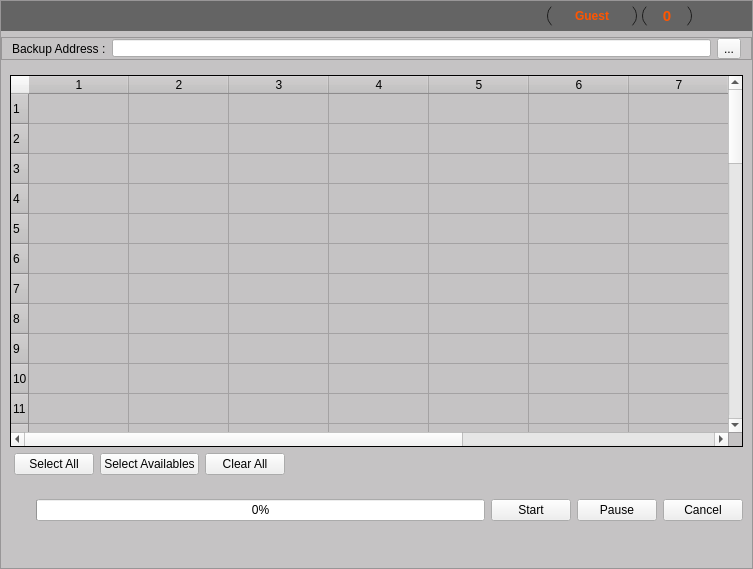
<?xml version="1.0" encoding="UTF-8"?>
<ui version="4.0">
 <class>pause_btn</class>
 <widget class="QMainWindow" name="pause_btn">
  <property name="geometry">
   <rect>
    <x>0</x>
    <y>0</y>
    <width>753</width>
    <height>569</height>
   </rect>
  </property>
  <property name="windowTitle">
   <string>MainWindow</string>
  </property>
  <widget class="QWidget" name="centralwidget">
   <layout class="QHBoxLayout" name="horizontalLayout">
    <property name="leftMargin">
     <number>0</number>
    </property>
    <property name="topMargin">
     <number>0</number>
    </property>
    <property name="rightMargin">
     <number>0</number>
    </property>
    <property name="bottomMargin">
     <number>0</number>
    </property>
    <item>
     <widget class="QFrame" name="frame">
      <property name="styleSheet">
       <string notr="true">QFrame {
	background-color: rgb(197 , 195,196);

}
</string>
      </property>
      <property name="frameShape">
       <enum>QFrame::StyledPanel</enum>
      </property>
      <property name="frameShadow">
       <enum>QFrame::Raised</enum>
      </property>
      <layout class="QVBoxLayout" name="verticalLayout">
       <property name="leftMargin">
        <number>0</number>
       </property>
       <property name="topMargin">
        <number>0</number>
       </property>
       <property name="rightMargin">
        <number>0</number>
       </property>
       <property name="bottomMargin">
        <number>0</number>
       </property>
       <item>
        <widget class="QFrame" name="frame_6">
         <property name="minimumSize">
          <size>
           <width>0</width>
           <height>30</height>
          </size>
         </property>
         <property name="frameShape">
          <enum>QFrame::NoFrame</enum>
         </property>
         <property name="frameShadow">
          <enum>QFrame::Raised</enum>
         </property>
         <layout class="QHBoxLayout" name="horizontalLayout_9">
          <property name="leftMargin">
           <number>0</number>
          </property>
          <property name="topMargin">
           <number>0</number>
          </property>
          <property name="rightMargin">
           <number>0</number>
          </property>
          <property name="bottomMargin">
           <number>0</number>
          </property>
          <item>
           <widget class="QFrame" name="headerFrame">
            <property name="minimumSize">
             <size>
              <width>0</width>
              <height>0</height>
             </size>
            </property>
            <property name="styleSheet">
             <string notr="true">background-color: rgb(100,100,100);</string>
            </property>
            <property name="frameShape">
             <enum>QFrame::NoFrame</enum>
            </property>
            <property name="frameShadow">
             <enum>QFrame::Raised</enum>
            </property>
            <layout class="QHBoxLayout" name="horizontalLayout_6">
             <property name="spacing">
              <number>0</number>
             </property>
             <property name="leftMargin">
              <number>0</number>
             </property>
             <property name="topMargin">
              <number>0</number>
             </property>
             <property name="rightMargin">
              <number>0</number>
             </property>
             <property name="bottomMargin">
              <number>0</number>
             </property>
             <item>
              <widget class="QLabel" name="label_2">
               <property name="enabled">
                <bool>true</bool>
               </property>
               <property name="maximumSize">
                <size>
                 <width>150</width>
                 <height>100</height>
                </size>
               </property>
               <property name="text">
                <string/>
               </property>
               <property name="pixmap">
                <pixmap>C:/Users/milad/Desktop/dorsa2.png</pixmap>
               </property>
               <property name="scaledContents">
                <bool>true</bool>
               </property>
               <property name="alignment">
                <set>Qt::AlignLeading|Qt::AlignLeft|Qt::AlignTop</set>
               </property>
               <property name="margin">
                <number>-1</number>
               </property>
               <property name="indent">
                <number>4</number>
               </property>
              </widget>
             </item>
             <item>
              <spacer name="horizontalSpacer">
               <property name="orientation">
                <enum>Qt::Horizontal</enum>
               </property>
               <property name="sizeHint" stdset="0">
                <size>
                 <width>370</width>
                 <height>13</height>
                </size>
               </property>
              </spacer>
             </item>
             <item>
              <spacer name="horizontalSpacer_3">
               <property name="orientation">
                <enum>Qt::Horizontal</enum>
               </property>
               <property name="sizeHint" stdset="0">
                <size>
                 <width>326</width>
                 <height>13</height>
                </size>
               </property>
              </spacer>
             </item>
             <item alignment="Qt::AlignRight">
              <widget class="QFrame" name="userFrame">
               <property name="minimumSize">
                <size>
                 <width>404</width>
                 <height>30</height>
                </size>
               </property>
               <property name="maximumSize">
                <size>
                 <width>200</width>
                 <height>30</height>
                </size>
               </property>
               <property name="styleSheet">
                <string notr="true">QFrame {
	background-color: rgb(100,100,100);
}</string>
               </property>
               <property name="frameShape">
                <enum>QFrame::NoFrame</enum>
               </property>
               <property name="frameShadow">
                <enum>QFrame::Raised</enum>
               </property>
               <layout class="QHBoxLayout" name="horizontalLayout_7">
                <property name="spacing">
                 <number>5</number>
                </property>
                <property name="leftMargin">
                 <number>0</number>
                </property>
                <property name="topMargin">
                 <number>0</number>
                </property>
                <property name="rightMargin">
                 <number>20</number>
                </property>
                <property name="bottomMargin">
                 <number>0</number>
                </property>
                <item alignment="Qt::AlignRight">
                 <widget class="QLabel" name="login_welcome">
                  <property name="font">
                   <font>
                    <family>Times New Roman</family>
                    <pointsize>14</pointsize>
                   </font>
                  </property>
                  <property name="text">
                   <string/>
                  </property>
                 </widget>
                </item>
                <item>
                 <widget class="QPushButton" name="user_btn">
                  <property name="enabled">
                   <bool>false</bool>
                  </property>
                  <property name="minimumSize">
                   <size>
                    <width>90</width>
                    <height>26</height>
                   </size>
                  </property>
                  <property name="maximumSize">
                   <size>
                    <width>90</width>
                    <height>26</height>
                   </size>
                  </property>
                  <property name="font">
                   <font>
                    <weight>75</weight>
                    <bold>true</bold>
                   </font>
                  </property>
                  <property name="styleSheet">
                   <string notr="true">QPushButton {
	border: none;
	background-color: rgb(100,100,100);
	border-left: 1px solid rgb(30, 30, 30);
	border-right:1px solid rgb(30, 30, 30);
	color: rgb(255, 85, 0);
	border-radius: 13px;
}

QPushButton:hover {
border: 1px solid rgb(0,0, 0);
}

QPushButton:pressed {
	background-color: rgb(25, 25, 25);
}
</string>
                  </property>
                  <property name="text">
                   <string>Guest</string>
                  </property>
                  <property name="icon">
                   <iconset resource="resources.qrc">
                    <normaloff>:/icons/icons/icons8_account_1.svg</normaloff>:/icons/icons/icons8_account_1.svg</iconset>
                  </property>
                  <property name="iconSize">
                   <size>
                    <width>25</width>
                    <height>25</height>
                   </size>
                  </property>
                 </widget>
                </item>
                <item>
                 <widget class="QPushButton" name="toggleButton_6">
                  <property name="minimumSize">
                   <size>
                    <width>50</width>
                    <height>26</height>
                   </size>
                  </property>
                  <property name="maximumSize">
                   <size>
                    <width>50</width>
                    <height>26</height>
                   </size>
                  </property>
                  <property name="font">
                   <font>
                    <pointsize>11</pointsize>
                    <weight>75</weight>
                    <bold>true</bold>
                   </font>
                  </property>
                  <property name="styleSheet">
                   <string notr="true">QPushButton {
	border: none;
	background-color: rgb(100,100,100);
	border-left: 1px solid rgb(30, 30, 30);
	border-right:1px solid rgb(30, 30, 30);
	color: rgb(255, 85, 0);
	border-radius: 13px;
}

QPushButton:hover {
border: 1px solid rgb(0,0, 0);
}

QPushButton:pressed {
	background-color: rgb(25, 25, 25);
}
</string>
                  </property>
                  <property name="text">
                   <string>0</string>
                  </property>
                  <property name="icon">
                   <iconset resource="resources.qrc">
                    <normaloff>:/icons/icons/icons8_alarm.svg</normaloff>:/icons/icons/icons8_alarm.svg</iconset>
                  </property>
                  <property name="iconSize">
                   <size>
                    <width>20</width>
                    <height>20</height>
                   </size>
                  </property>
                 </widget>
                </item>
               </layout>
              </widget>
             </item>
             <item>
              <spacer name="horizontalSpacer_2">
               <property name="orientation">
                <enum>Qt::Horizontal</enum>
               </property>
               <property name="sizeHint" stdset="0">
                <size>
                 <width>58</width>
                 <height>13</height>
                </size>
               </property>
              </spacer>
             </item>
             <item>
              <widget class="QPushButton" name="close_btn">
               <property name="minimumSize">
                <size>
                 <width>40</width>
                 <height>30</height>
                </size>
               </property>
               <property name="maximumSize">
                <size>
                 <width>40</width>
                 <height>30</height>
                </size>
               </property>
               <property name="cursor">
                <cursorShape>PointingHandCursor</cursorShape>
               </property>
               <property name="styleSheet">
                <string notr="true">QPushButton {
	border: none;
	background-color: rgb(100,100,100);
}

QPushButton:hover {
	background-color: rgb(255, 38, 0);
}

QPushButton:pressed {
	background-color: rgb(255, 0, 0);
}</string>
               </property>
               <property name="text">
                <string/>
               </property>
               <property name="icon">
                <iconset resource="resources.qrc">
                 <normaloff>:/icons/icons/icons8_multiply.svg</normaloff>:/icons/icons/icons8_multiply.svg</iconset>
               </property>
               <property name="iconSize">
                <size>
                 <width>30</width>
                 <height>30</height>
                </size>
               </property>
              </widget>
             </item>
            </layout>
           </widget>
          </item>
         </layout>
        </widget>
       </item>
       <item>
        <widget class="QFrame" name="frame_2">
         <property name="maximumSize">
          <size>
           <width>16777215</width>
           <height>38</height>
          </size>
         </property>
         <property name="frameShape">
          <enum>QFrame::StyledPanel</enum>
         </property>
         <property name="frameShadow">
          <enum>QFrame::Raised</enum>
         </property>
         <layout class="QHBoxLayout" name="horizontalLayout_2">
          <property name="leftMargin">
           <number>10</number>
          </property>
          <property name="topMargin">
           <number>0</number>
          </property>
          <property name="rightMargin">
           <number>10</number>
          </property>
          <property name="bottomMargin">
           <number>0</number>
          </property>
          <item>
           <widget class="QLabel" name="label">
            <property name="text">
             <string>Backup Address :</string>
            </property>
           </widget>
          </item>
          <item>
           <widget class="QLineEdit" name="lineEdit_directory">
            <property name="styleSheet">
             <string notr="true">padding-left:5px;</string>
            </property>
           </widget>
          </item>
          <item>
           <widget class="QToolButton" name="toolButton_folder">
            <property name="cursor">
             <cursorShape>PointingHandCursor</cursorShape>
            </property>
            <property name="text">
             <string>...</string>
            </property>
           </widget>
          </item>
         </layout>
        </widget>
       </item>
       <item>
        <widget class="QFrame" name="frame_4">
         <property name="frameShape">
          <enum>QFrame::NoFrame</enum>
         </property>
         <property name="frameShadow">
          <enum>QFrame::Raised</enum>
         </property>
         <layout class="QVBoxLayout" name="verticalLayout_2">
          <item>
           <widget class="QTableWidget" name="table_report">
            <property name="font">
             <font>
              <family>Times New Roman</family>
              <pointsize>14</pointsize>
             </font>
            </property>
            <property name="frameShape">
             <enum>QFrame::Box</enum>
            </property>
            <property name="frameShadow">
             <enum>QFrame::Plain</enum>
            </property>
            <property name="dragEnabled">
             <bool>true</bool>
            </property>
            <property name="selectionMode">
             <enum>QAbstractItemView::ExtendedSelection</enum>
            </property>
            <property name="verticalScrollMode">
             <enum>QAbstractItemView::ScrollPerPixel</enum>
            </property>
            <property name="horizontalScrollMode">
             <enum>QAbstractItemView::ScrollPerPixel</enum>
            </property>
            <property name="rowCount">
             <number>50</number>
            </property>
            <property name="columnCount">
             <number>11</number>
            </property>
            <row/>
            <row/>
            <row/>
            <row/>
            <row/>
            <row/>
            <row/>
            <row/>
            <row/>
            <row/>
            <row/>
            <row/>
            <row/>
            <row/>
            <row/>
            <row/>
            <row/>
            <row/>
            <row/>
            <row/>
            <row/>
            <row/>
            <row/>
            <row/>
            <row/>
            <row/>
            <row/>
            <row/>
            <row/>
            <row/>
            <row/>
            <row/>
            <row/>
            <row/>
            <row/>
            <row/>
            <row/>
            <row/>
            <row/>
            <row/>
            <row/>
            <row/>
            <row/>
            <row/>
            <row/>
            <row/>
            <row/>
            <row/>
            <row/>
            <row/>
            <column/>
            <column/>
            <column/>
            <column/>
            <column/>
            <column/>
            <column/>
            <column/>
            <column/>
            <column/>
            <column/>
           </widget>
          </item>
          <item alignment="Qt::AlignLeft">
           <widget class="QFrame" name="frame_7">
            <property name="minimumSize">
             <size>
              <width>0</width>
              <height>22</height>
             </size>
            </property>
            <property name="frameShape">
             <enum>QFrame::NoFrame</enum>
            </property>
            <property name="frameShadow">
             <enum>QFrame::Raised</enum>
            </property>
            <layout class="QHBoxLayout" name="horizontalLayout_5">
             <property name="leftMargin">
              <number>4</number>
             </property>
             <property name="topMargin">
              <number>0</number>
             </property>
             <property name="rightMargin">
              <number>0</number>
             </property>
             <property name="bottomMargin">
              <number>0</number>
             </property>
             <item>
              <widget class="QPushButton" name="selectall_btn">
               <property name="cursor">
                <cursorShape>PointingHandCursor</cursorShape>
               </property>
               <property name="text">
                <string>Select All</string>
               </property>
              </widget>
             </item>
             <item>
              <widget class="QPushButton" name="selectavailable_btn">
               <property name="cursor">
                <cursorShape>PointingHandCursor</cursorShape>
               </property>
               <property name="text">
                <string>Select Availables</string>
               </property>
              </widget>
             </item>
             <item>
              <widget class="QPushButton" name="clearall_btn">
               <property name="cursor">
                <cursorShape>PointingHandCursor</cursorShape>
               </property>
               <property name="text">
                <string>Clear All</string>
               </property>
              </widget>
             </item>
            </layout>
           </widget>
          </item>
         </layout>
        </widget>
       </item>
       <item>
        <widget class="QFrame" name="frame_5">
         <property name="maximumSize">
          <size>
           <width>16777215</width>
           <height>45</height>
          </size>
         </property>
         <property name="cursor">
          <cursorShape>ArrowCursor</cursorShape>
         </property>
         <property name="frameShape">
          <enum>QFrame::NoFrame</enum>
         </property>
         <property name="frameShadow">
          <enum>QFrame::Raised</enum>
         </property>
         <layout class="QHBoxLayout" name="horizontalLayout_4">
          <item>
           <widget class="QLabel" name="label_3">
            <property name="text">
             <string/>
            </property>
           </widget>
          </item>
          <item>
           <widget class="QLabel" name="label_4">
            <property name="text">
             <string/>
            </property>
           </widget>
          </item>
          <item>
           <widget class="QProgressBar" name="progressBar">
            <property name="value">
             <number>0</number>
            </property>
           </widget>
          </item>
          <item>
           <widget class="QPushButton" name="start_btn">
            <property name="cursor">
             <cursorShape>PointingHandCursor</cursorShape>
            </property>
            <property name="text">
             <string>Start</string>
            </property>
           </widget>
          </item>
          <item>
           <widget class="QPushButton" name="pause_btn_2">
            <property name="cursor">
             <cursorShape>PointingHandCursor</cursorShape>
            </property>
            <property name="text">
             <string>Pause</string>
            </property>
           </widget>
          </item>
          <item>
           <widget class="QPushButton" name="cancel_btn">
            <property name="cursor">
             <cursorShape>PointingHandCursor</cursorShape>
            </property>
            <property name="text">
             <string>Cancel</string>
            </property>
           </widget>
          </item>
         </layout>
        </widget>
       </item>
       <item>
        <widget class="QFrame" name="frame_3">
         <property name="maximumSize">
          <size>
           <width>16777215</width>
           <height>50</height>
          </size>
         </property>
         <property name="frameShape">
          <enum>QFrame::NoFrame</enum>
         </property>
         <property name="frameShadow">
          <enum>QFrame::Raised</enum>
         </property>
         <layout class="QHBoxLayout" name="horizontalLayout_3">
          <item alignment="Qt::AlignHCenter">
           <widget class="QLabel" name="label_notif">
            <property name="text">
             <string/>
            </property>
           </widget>
          </item>
         </layout>
        </widget>
       </item>
      </layout>
     </widget>
    </item>
   </layout>
  </widget>
 </widget>
 <resources>
  <include location="resources.qrc"/>
 </resources>
 <connections/>
</ui>
